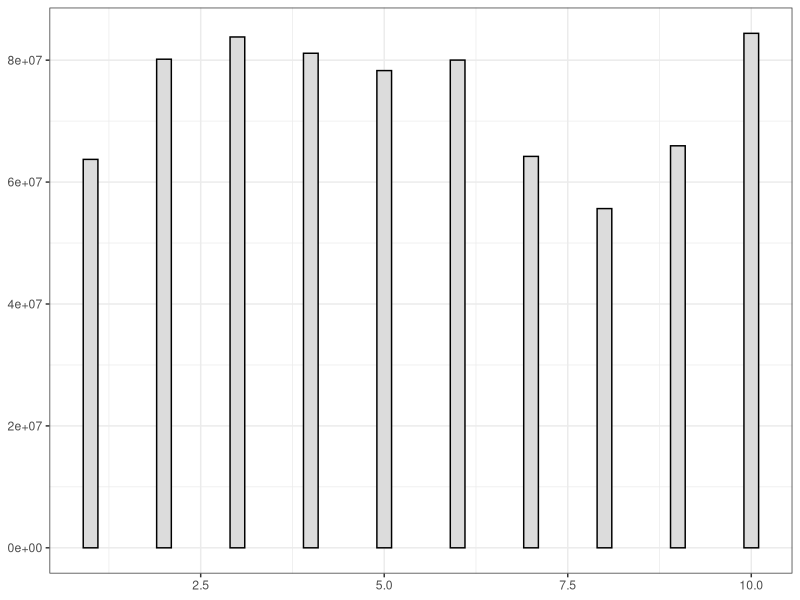
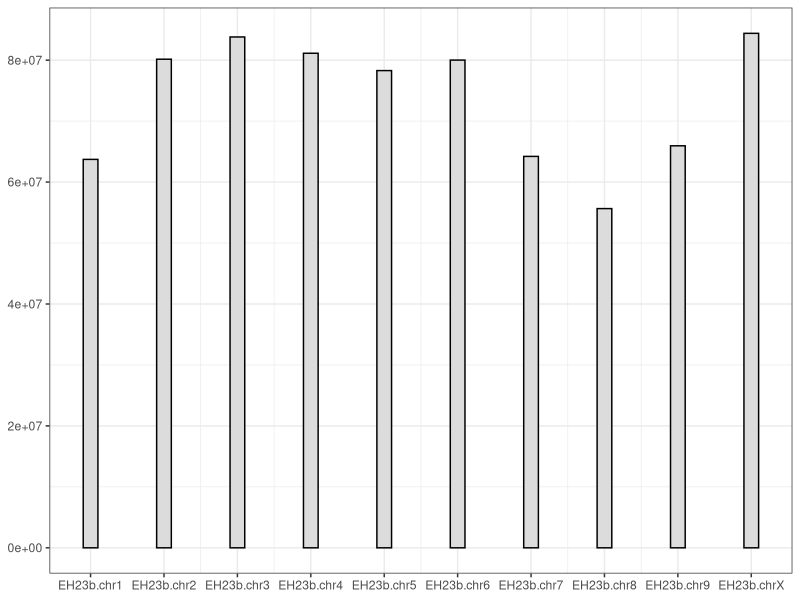
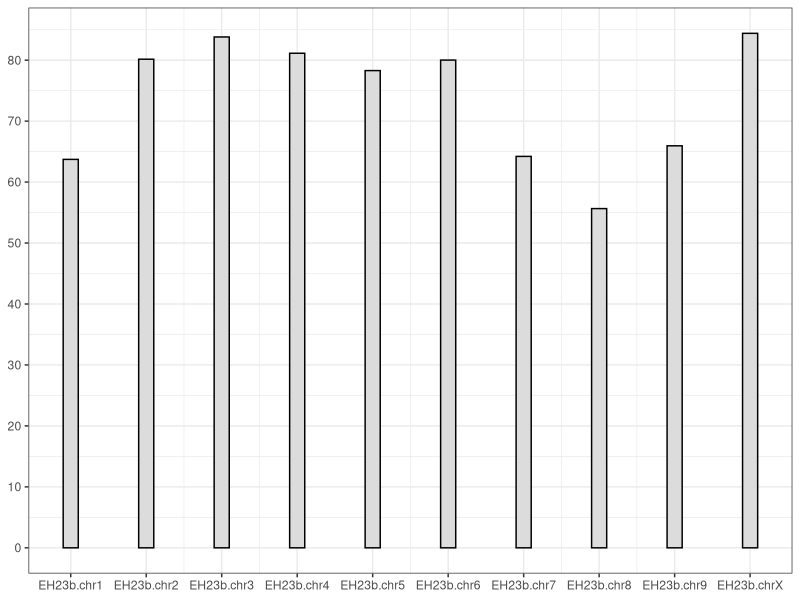
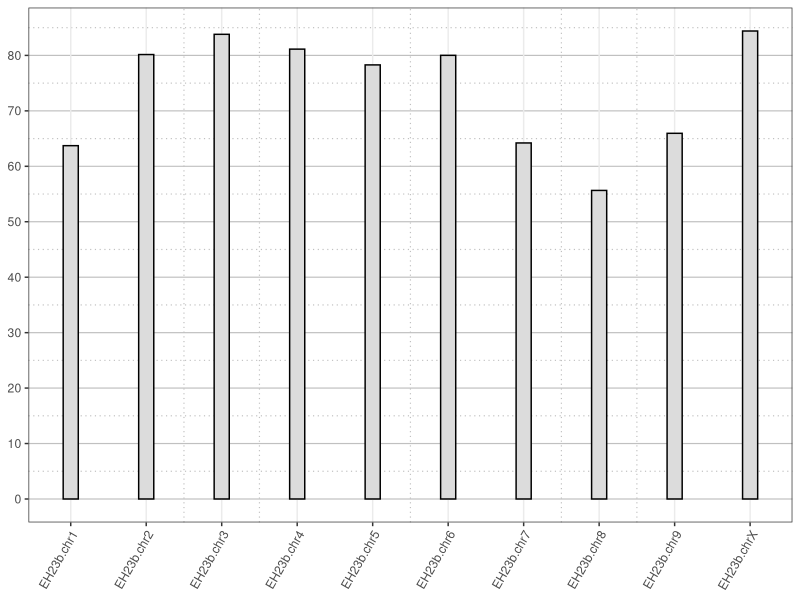
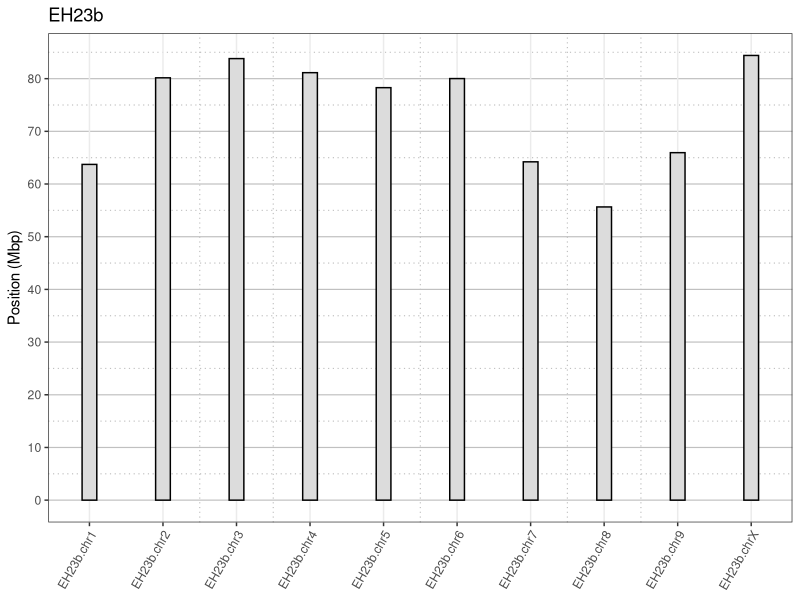
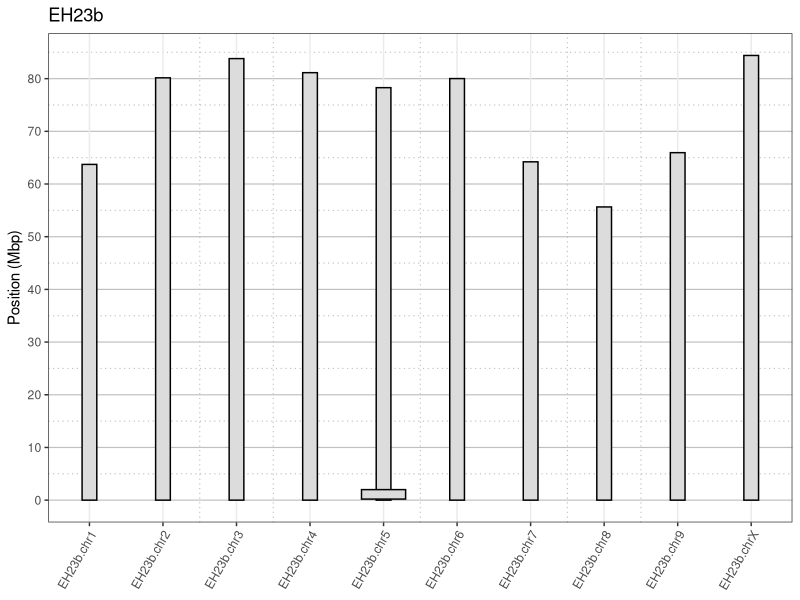

Here is the R script that generated these plots, in order:
## ---- chunk 1
knitr::opts_chunk$set(echo = TRUE)
## ---- chunk 2
nucs <- read.csv("EH23b.softmasked_nuccomp.csv")
# Subset to a reasonable number of sequences.
nucs <- nucs[1:10, ]

nucs[1:3, ]
nucs$chrom_num <- sub(".+chr", "", nucs$Id)
nucs$chrom_num[nucs$chrom_num == "X"] <- 10
nucs$chrom_num <- as.numeric(nucs$chrom_num)
nucs[1:3, ]
## ---- chunk 3
library(ggplot2)

chrom_wid <- 0.1

#p <- ggplot( data = nucs, mapping = aes( x = chrom_num, y = Length ))
p <- ggplot( )
p <- p + theme_bw()
p <- p + geom_rect( 
  data = nucs, 
  aes( xmin = chrom_num - chrom_wid,
       xmax = chrom_num + chrom_wid,
       ymin = 1, ymax = Length),
  fill = "#DCDCDC",
  color = "#000000"
)

p

## ---- chunk 4
# Theme
p <- p + scale_x_continuous( 
  breaks = nucs$chrom_num,
  labels = nucs$Id
)
p

p <- p + scale_y_continuous(
  breaks = seq( 0, 120e6, by = 10e6), 
  labels = seq( 0, 120, by = 10)
)
p

p <- p + ggplot2::theme( 
    panel.grid.minor.x = ggplot2::element_line( linewidth = 0.4, color = "#C0C0C0", linetype = 3 ),
    axis.text.x = element_text(angle = 60, hjust = 1),
    axis.title.x=element_blank(),
    panel.grid.major.y = ggplot2::element_line( linewidth = 0.4, color = "#C0C0C0", linetype = 1 ),
    panel.grid.minor.y = ggplot2::element_line( linewidth = 0.4, color = "#C0C0C0", linetype = 3 )
  )
p

p <- p + ggplot2::ylab("Position (Mbp)")
p <- p + ggtitle( "EH23b" )

p
## ---- chunk 5

my_df <- data.frame( my_xmin = 4.7, my_xmax = 5.3, my_ymin = 2e5, my_ymax = 2e6)

p <- p + geom_rect( 
  data = my_df, 
  aes( xmin = my_xmin,
       xmax = my_xmax,
       ymin = my_ymin, ymax = my_ymax),
  fill = "#DCDCDC",
  color = "#000000"
)
p

